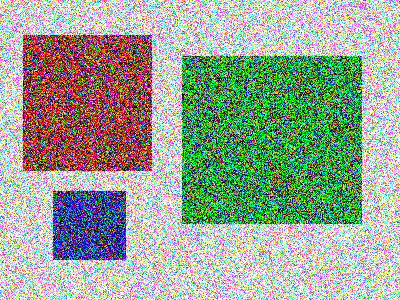
#> input picture pic/pic2.png, 400 x 300 px, found by its file name
$ python blur.py
#> lines starting #> are read from the running program, lines starting #| are printed output that depends on the picture
import cv2 as cv
import numpy as np
import matplotlib.pyplot as plt

img = cv.imread('pic2.png', cv.IMREAD_COLOR)
#> img is the input picture: shape (300, 400, 3); mean B, G, R 150, 164.4, 153.8
if img is None:
    print('image read error')
    exit()
# filter2D
kernel = np.ones((5,5),np.float32)/25
filter2d= cv.filter2D(img,-1,kernel)
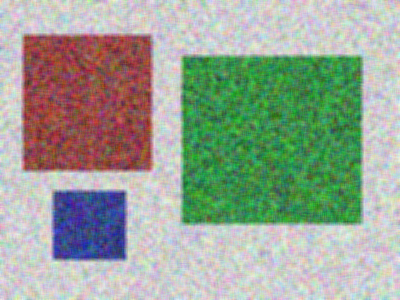
#> filter2d: shape (300, 400, 3); mean B, G, R 150, 164.4, 153.8
# blur
blur = cv.blur(img, (5, 5))

# gaussian blur
gaussian = cv.GaussianBlur(img,(5,5),0)
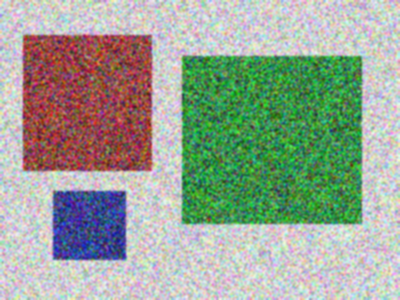
#> gaussian: shape (300, 400, 3); mean B, G, R 150, 164.4, 153.8

# median blur
median = cv.medianBlur(img, 5)
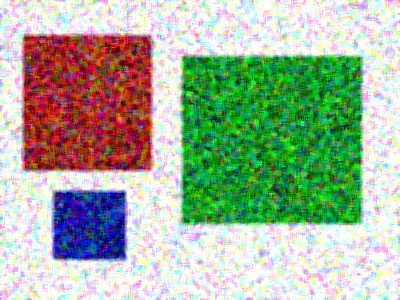
#> median: shape (300, 400, 3); mean B, G, R 156.8, 178.6, 163.3

plt.subplot(231), plt.imshow(img[:, :, [2, 1, 0]])
plt.xticks([]), plt.yticks([])
plt.title('original image')

plt.subplot(232), plt.imshow(filter2d[:, :, [2, 1, 0]])
plt.xticks([]), plt.yticks([])
plt.title('filter2D')

plt.subplot(233), plt.imshow(blur[:, :, [2, 1, 0]])
plt.xticks([]), plt.yticks([])
plt.title('blur')

plt.subplot(234), plt.imshow(gaussian[:, :, [2, 1, 0]])
plt.xticks([]), plt.yticks([])
plt.title('gaussian blur')

plt.subplot(235), plt.imshow(median[:, :, [2, 1, 0]])
plt.xticks([]), plt.yticks([])
plt.title('median blur')

plt.show()
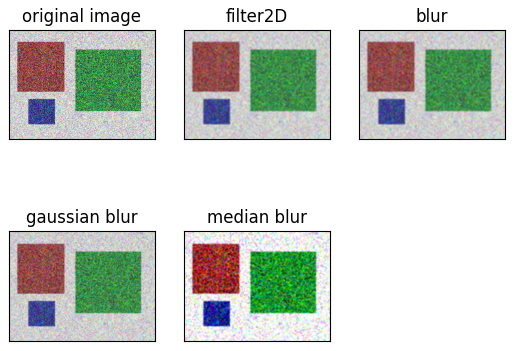
#> figure drawn by matplotlib, 5 panels
